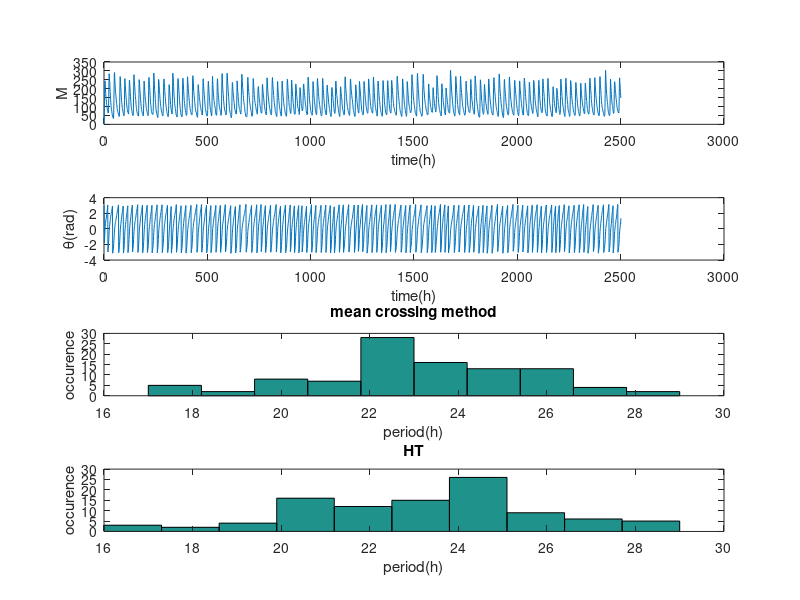

Recreate this plot in MATLAB.
clc;clear all;
warning off;

%% This is the program for estimating the period of stochstic simulation for tyson et al. model

%% initialization
%%%general simulation parameters
t=0; %start time 
t_end=2500; %end time
t_sample=1; %sample interval for gathering data
k=1; %counter for waitbar update 
alpha=10^2; %parameter for updating waitbar (increase for shorter runtime)

%%%model parameters
%initial numbers for each chemical species 
M = 1; %mRNA
Pt = 5; %protien

vm=1;km=0.1;vp=0.5;kp1=10;kp2=0.03;kp3=0.1;Pcrit=0.1;Jp=0.05;keq=200;

 
% keq=200;

%%%arrays to store results
j=1; %counter for arrays
t_array(1,t_end/t_sample+1)=0; t_array(1,j)=t; %time array and initial value
M_array(1,t_end/t_sample+1)=0; M_array(1,j)=M; %M array and initial value
Pt_array(1,t_end/t_sample+1)=0; Pt_array(1,j)=Pt; %Pt array and initial value


Omg=1e2;% Number of molecules

%% SSA
tic %start timing the Gillespie loop
w=waitbar(0,'running SSA...');
while t < t_end,
    %calculate rxn propensities       
        h=[Omg*vm/(1+(Pt*(1-(2/(1+sqrt(1+8*(keq/Omg)*Pt))))/(2*Omg*Pcrit))^2) km*M...
            vp*M (Omg*kp1*Pt*(2/(1+sqrt(1+8*(keq/Omg)*Pt)))+Omg*kp2*Pt)/(Jp*Omg+Pt) kp3*Pt];      
    %combined rxn hazard
    h0 = sum(h);   
    %calculate time to next event
    r1=rand;
    while r1 == 0,
        r1=rand;
    end
    t_next = ((1/h0)*(log(1/r1)));
    
    %update time
    t = t + t_next;   
    %determine next reaction
    i=1; mu=0; amu=0; r2=rand;
    while amu < r2*h0,
        mu = mu + 1;
        amu = amu + h(i); 
        i = i + 1;
    end
    
    %reactions
    if mu == 1 %Reaction 1
        M = M + 1;
    elseif mu == 2 %Reaction 2
        M = M - 1;
    elseif mu == 3 %Reaction 3
        Pt = Pt + 1;
    elseif mu == 4 %Reaction 4
        Pt = Pt - 1;
        elseif mu == 5 %Reaction 5
        Pt = Pt - 1;
          end
    
    %store/output time and species
    if t >= j*t_sample
        j=j+1;
        t_array(1,j)=j;
        M_array(1,j)=M;
        Pt_array(1,j)=Pt;
       
    end    
    
    %update waitbar
    if t >= k*alpha*t_sample
        k=k+1;
        waitbar(t/t_end)
    end
end 
close(w)
toc


x2=M_array;
t=t_array;
x1=detrend(x2);  
z = hilbert(x1);
Fs=1;
fs=1;
phi=(angle(z));

%period calculation method1: positive mean crossing of M
xp=M_array;
N=mean(xp);
zerIdx=[];
 
for i=1:length(xp)-1
   if ((xp(i)<N && xp(i+1)>N))
      zerIdx(end+1)=i; % save index of zero-crossing
   end
end
t1=t(zerIdx); 

Period_zero_crossing=[];
for j=1:length(t1)-1
    period2(j)=t1(j+1)-t1(j);
    
%     if period2(j)>5
       Period_zero_crossing(end+1)=period2(j);
%     end
end
%  hist(Period_zero_crossing(5:end-5))


%% period calculation method2: switching time of phase (HT)
xp=phi;
zerIdx1=[];
for i=1:length(xp)-1
   if (abs(xp(i)-xp(i+1))>(1.5*pi))
      zerIdx1(end+1)=i; % save index of zero-crossing
   end
end

t1=t(zerIdx1); 
Period_switching=[];
for j=1:length(t1)-1
    period3(j)=t1(j+1)-t1(j);
       Period_switching(end+1)=period3(j);    
end

%% **************************************************************
subplot(411)
plot(t_array,x2)
xlabel('time(h)')
ylabel('M')
subplot(412)
plot(t_array,phi)
xlabel('time(h)')
ylabel('\theta(rad)')
subplot(413)
hist(Period_zero_crossing(5:end-5))
title('mean crossing method')
xlabel('period(h)')
ylabel('occurence')
subplot(414)
hist(Period_switching(5:end-5))
xlabel('period(h)')
ylabel('occurence')
title('HT')
% M1=mean(Period_zero_crossing(5:end-5))
% SD1=std(Period_zero_crossing(5:end-5))
% M2=mean(Period_switching(5:end-5))
% SD2=std(Period_switching(5:end-5))